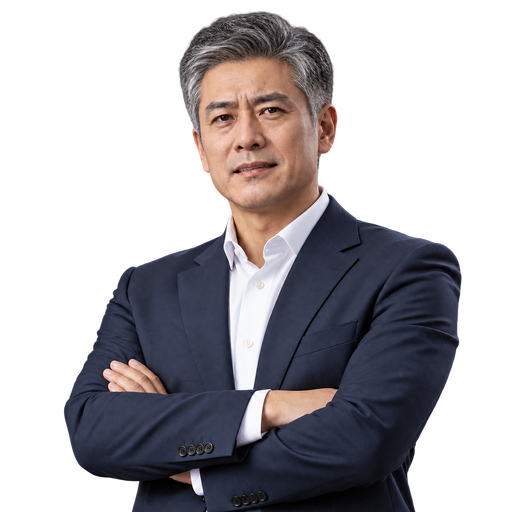
#> input picture assets/A_awkward.png, 512 x 512 px
$ python -i key_black.py   (imports and definitions only)
#> lines starting #> are read from the running program, lines starting #| are printed output that depends on the picture; after the words box and inside, x2 and y2 are one past the last pixel; in counts of white or black regions, pixels touching at a corner belong together
### assets/fix_matte.py
# -*- coding: utf-8 -*-
"""人物抠图描边修复：去白边、去孤立杂点、边缘重新羽化。
原理：实心区向内收缩 2px（把白边和毛刺连根切掉），再把内部颜色
向外渗到边缘带，最后给 alpha 做一次轻微高斯羽化，边缘就顺了。
用法: python fix_matte.py B          （处理 B_calm/smile/... 共5张）
      python fix_matte.py B_calm.png （只处理单张）
"""
import sys
from pathlib import Path

from PIL import Image, ImageFilter

EXPR = ["calm", "smile", "thinking", "awkward", "displeased"]
ASSETS = Path(__file__).parent


def fill_rgb(rgb, solid):
    """把实心区的颜色逐轮向外渗，填满边缘带（MaxFilter 3x3 扩张）。"""
    cur = rgb.copy()
    known = solid
    for _ in range(40):
        dil = cur.filter(ImageFilter.MaxFilter(3))
        grow_mask = known.point(lambda v: 0 if v else 255)
        cur = Image.composite(dil, cur, grow_mask)
        new_known = known.filter(ImageFilter.MaxFilter(3))
        if new_known.getbbox() == known.getbbox() and list(new_known.getdata()) == list(known.getdata()):
            break
        known = new_known
    return cur


# [23 lines left out: functions clean, main, not called in this run]


# [2 lines that do not run on import are left out]

### assets/key_black.py
# -*- coding: utf-8 -*-
"""黑底人物图转透明抠图：从边缘泛洪找出真正的黑背景（保住黑发），
再收缩 2px 去白边、颜色外渗、羽化边缘。
用法: python key_black.py B   （处理 B_calm/smile/... 共5张）
"""
import sys
from pathlib import Path

import numpy as np
from PIL import Image, ImageDraw, ImageFilter

from collections import deque

from fix_matte import fill_rgb, EXPR

ASSETS = Path(__file__).parent


def largest_component(mask):
    """只保留最大的连通实心块（人物本体），碎屑全扔掉。"""
    h, w = mask.shape
    lab = np.zeros((h, w), np.int32)
    cur, best, best_n = 0, 0, 0
    for sy in range(h):
        for sx in range(w):
            if mask[sy, sx] and not lab[sy, sx]:
                cur += 1
                n = 0
                dq = deque([(sy, sx)])
                lab[sy, sx] = cur
                while dq:
                    y, x = dq.popleft()
                    n += 1
                    for ny, nx in ((y + 1, x), (y - 1, x), (y, x + 1), (y, x - 1)):
                        if 0 <= ny < h and 0 <= nx < w and mask[ny, nx] and not lab[ny, nx]:
                            lab[ny, nx] = cur
                            dq.append((ny, nx))
                if n > best_n:
                    best_n, best = n, cur
    return lab == best


def adaptive_bg(rgb_arr, delta=14):
    """自适应泛洪：只比较相邻像素差，背景有渐变/光晕也能走完，
    遇到人物边缘（色差突变）自然停下。"""
    h, w, _ = rgb_arr.shape
    a = rgb_arr.astype(np.int16)
    bg = np.zeros((h, w), bool)
    dq = deque()
    for x in range(w):
        for y in (0, h - 1):
            if not bg[y, x]:
                bg[y, x] = True
                dq.append((y, x))
    for y in range(h):
        for x in (0, w - 1):
            if not bg[y, x]:
                bg[y, x] = True
                dq.append((y, x))
    while dq:
        y, x = dq.popleft()
        cur = a[y, x]
        for ny, nx in ((y + 1, x), (y - 1, x), (y, x + 1), (y, x - 1)):
            if 0 <= ny < h and 0 <= nx < w and not bg[ny, nx]:
                if np.abs(a[ny, nx] - cur).max() <= delta:
                    bg[ny, nx] = True
                    dq.append((ny, nx))
    return bg


def keyout(path, thr=40, adaptive=False):
#> called with path = 'A_awkward.png', thr = 40, adaptive = False
    im = Image.open(path).convert("RGBA")
#> im is the input picture: PIL image 512x512 RGBA; mean R, G, B, A 38.8, 35.7, 39.8, 117.1
    arr = np.asarray(im).copy()
    rgb = im.convert("RGB")
    w, h = rgb.size
#> w = 512; h = 512
    if adaptive:
        bg = adaptive_bg(np.asarray(rgb), delta=thr)
    else:
        # 从四角和四边中点泛洪：只有与边缘相连的纯色才算背景
        seeds = [(0, 0), (w - 1, 0), (0, h - 1), (w - 1, h - 1),
                 (w // 2, 0), (w // 2, h - 1), (0, h // 2), (w - 1, h // 2)]
        mark = (255, 0, 255)
        for s in seeds:
            ImageDraw.floodfill(rgb, s, mark, thresh=thr)
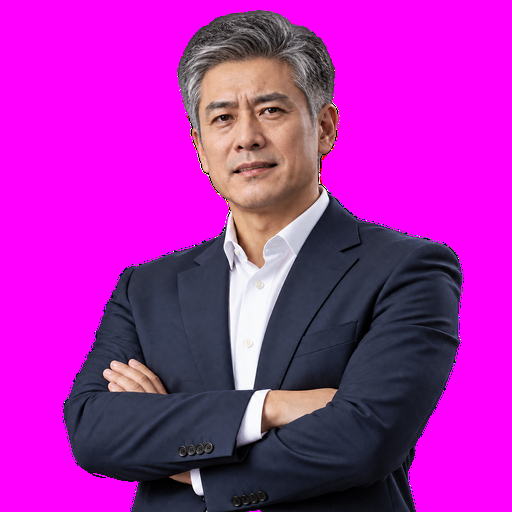
#> rgb: PIL image 512x512 RGB; mean R, G, B 173.8, 35.7, 174.7
        m = np.asarray(rgb)
        bg = (m[..., 0] == 255) & (m[..., 1] == 0) & (m[..., 2] == 255)
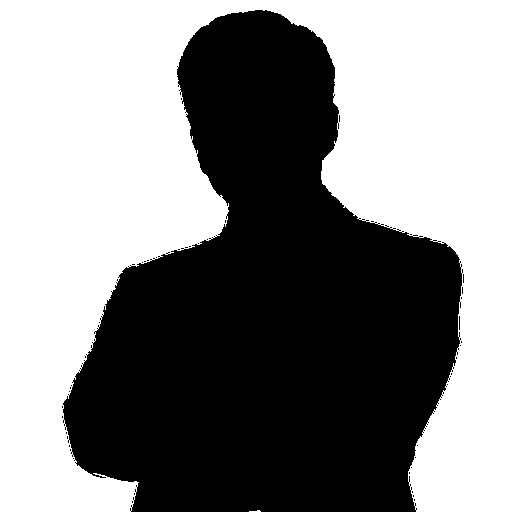
#> bg: shape (512, 512) bool; 52.9% white; 47 black regions (46 under 20 px), largest, box (x1, y1, x2, y2) and area: (63, 10, 463, 512) 123283
    # 渐进式开运算：逐轮收缩→只留最大块→长回来，掐断细脖子连接的残留团块
    solid = (~bg).astype(np.uint8) * 255
    for k in (2, 4, 6):
        im_s = Image.fromarray(solid)
        for _ in range(k):
            im_s = im_s.filter(ImageFilter.MinFilter(3))
        lc = largest_component(np.asarray(im_s) > 0)
        im_l = Image.fromarray(lc.astype(np.uint8) * 255)
        for _ in range(k):
            im_l = im_l.filter(ImageFilter.MaxFilter(3))
        solid = ((np.asarray(im_l) > 0) & (solid > 0)).astype(np.uint8) * 255
#> this loop made 3 passes
#> pass 1, in keyout, `solid = ((np.asarray(im_l) > 0) & (solid > 0)).astype(np.uint8) * 255`:
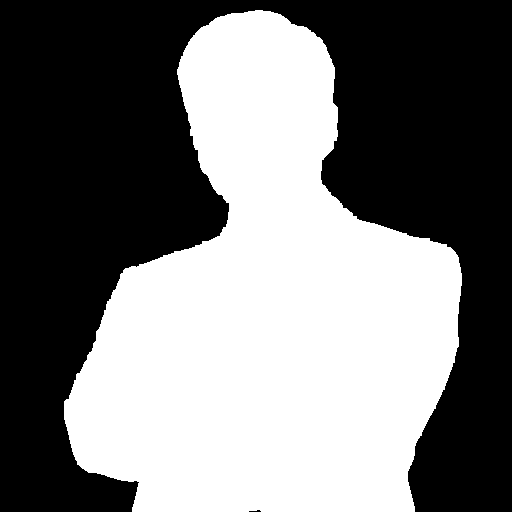
#> solid: shape (512, 512); 46.9% white; 1 white region, box (x1, y1, x2, y2) and area: (64, 10, 462, 512) 122876
#> after the loop: solid: shape (512, 512); 46.8% white; 1 white region, box (x1, y1, x2, y2) and area: (64, 11, 462, 512) 122804
    arr[..., 3] = solid

    keyed = Image.fromarray(arr, "RGBA")
    # 收缩 2px 去白边/杂点，颜色从内部外渗，再羽化
    solid = keyed.getchannel("A").point(lambda v: 255 if v > 200 else 0)
    er = solid.filter(ImageFilter.MinFilter(3)).filter(ImageFilter.MinFilter(3))
#> er: PIL image 512x512 L; 45.6% white; 1 white region, box (x1, y1, x2, y2) and area: (66, 13, 460, 512) 119414
    rgb_filled = fill_rgb(keyed.convert("RGB"), er)
#> the loop in fill_rgb, `for _ in range(40):` made 40 passes
#> pass 1, in fill_rgb, `dil = cur.filter(ImageFilter.MaxFilter(3))`:
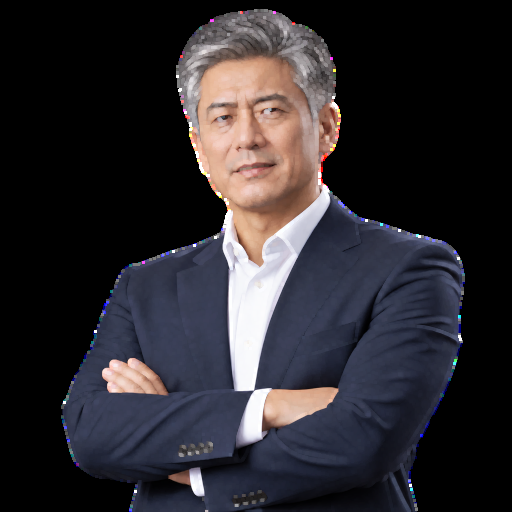
#> dil: PIL image 512x512 RGB; mean R, G, B 44.4, 41.4, 46
#> pass 1, in fill_rgb, `new_known = known.filter(ImageFilter.MaxFilter(3))`:
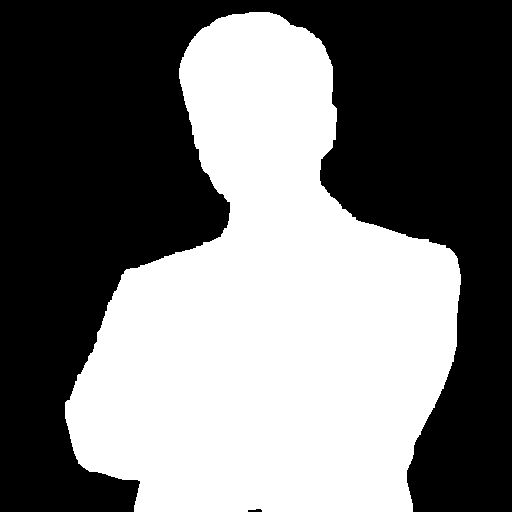
#> new_known: PIL image 512x512 L; 46.2% white; 1 white region, box (x1, y1, x2, y2) and area: (65, 12, 461, 512) 121109
#> after the loop in fill_rgb, `for _ in range(40):`:
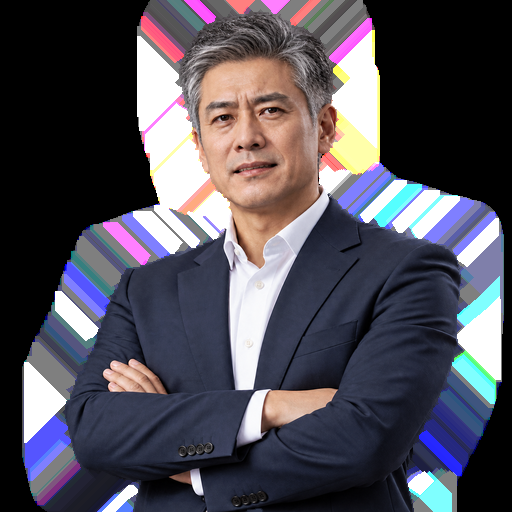
#> cur: PIL image 512x512 RGB; mean R, G, B 79.5, 76.8, 87
#> after the loop in fill_rgb, `for _ in range(40):`:
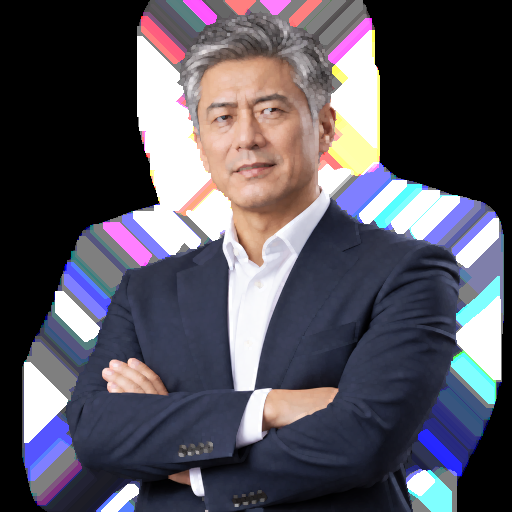
#> dil: PIL image 512x512 RGB; mean R, G, B 85.9, 83.1, 93.9
    new_alpha = er.filter(ImageFilter.GaussianBlur(1.0))
    out = Image.merge("RGBA", (*rgb_filled.split(), new_alpha))
    out.save(path)
    n_bg = int(bg.sum())
#> n_bg = 138749
#> (the run stopped early here; a loop or call above may not have finished)
